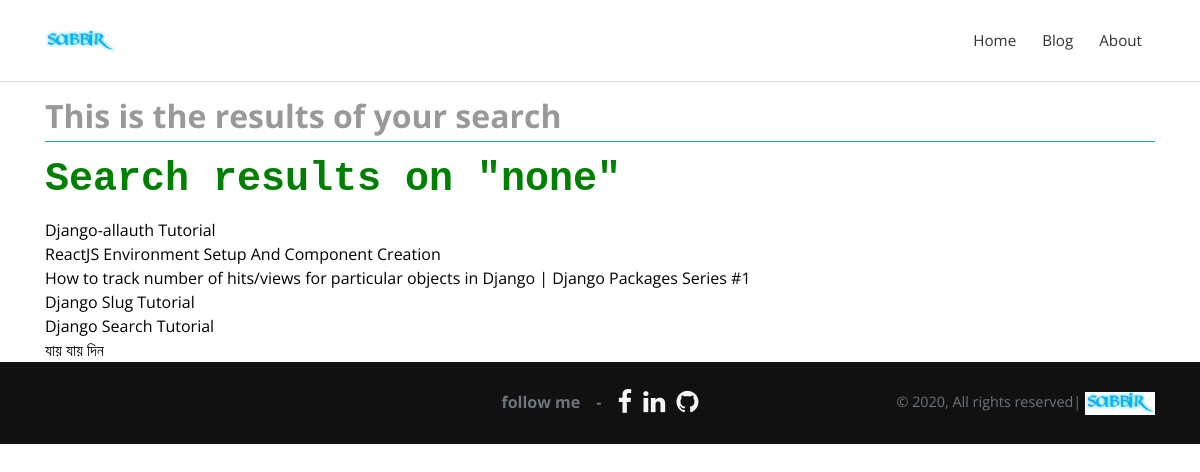
The app's page /search/, older data.
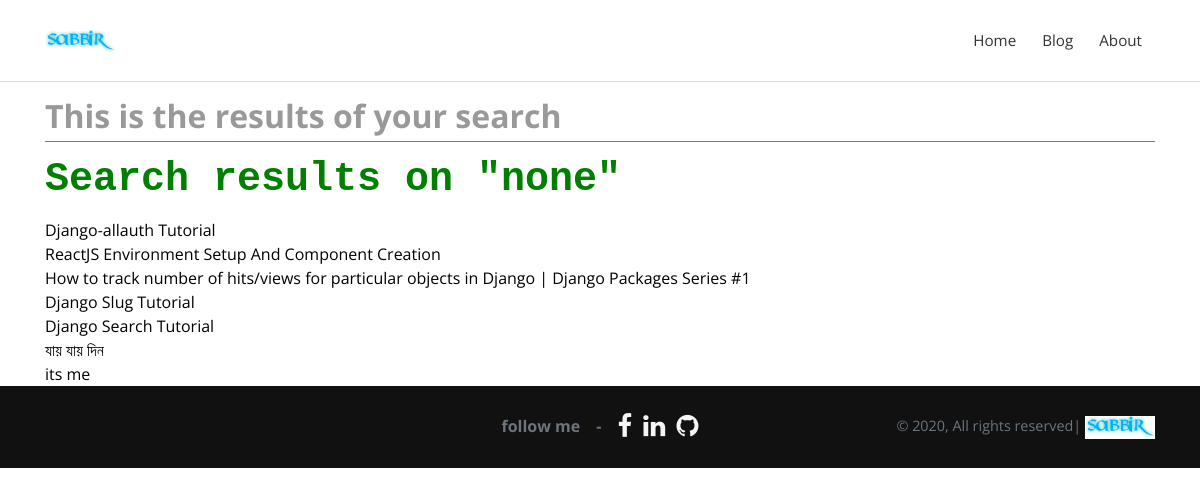
The same page, newer data.
### posts/models.py (models this page shows, shortened)
class Post(models.Model):
    title = models.CharField(max_length=100)
    overview = RichTextUploadingField()
    timestamp = models.DateTimeField(auto_now_add=True)
    comment_count = models.IntegerField(default = 0)
    tags = models.CharField(max_length=60, blank=True, validators=[only_aphabets])
    hit_count = GenericRelation(
                HitCount, object_id_field='object_pk',
                related_query_name='hit_count_generic_relation')
    author = models.ForeignKey(Author, on_delete=models.CASCADE)
    thumbnail = models.ImageField()
    categories = models.ManyToManyField(Category)
    featured = models.BooleanField()
    previous_post = models.ForeignKey(
        'self', related_name='previous', on_delete=models.SET_NULL, blank=True, null=True)
    next_post = models.ForeignKey(
        'self', related_name='next', on_delete=models.SET_NULL, blank=True, null=True)
    def get_absolute_url(self):
        return reverse('post-detail', kwargs={
            'pk': self.pk
        })

### posts/views.py (the view)
# urls.py: path('search/',search,name='search'),
def search(request):
    queryset = Post.objects.all()
    query = request.GET.get('q')
    if query:
        queryset = queryset.filter(
            Q(title__icontains=query) |
            Q(overview__icontains=query)
        ).distinct()
    context = {
        'queryset': queryset,
        'query':query
    }
    return render(request, 'search_results.html', context)

### templates/search_results.html (shortened to what this page needs)
{% extends "base.html" %}
{% load static %}
{% block content %}
<div class="container" >
<h2 class='text-primary mb-3 mt-3 border-info border-bottom border-height-3 pb-2'>This is the results of your search</h2>
<h1 class="mb-3" style='font-family:monospace;color:green;'>Search results on "{{query|lower}}"</h1>
<div class="  " >
{% for post in queryset %}
    <a class="text-decoration-none reset-ancho  " href="{{ post.get_absolute_url }}">{{ post.title }}</a>
    <br />
{% endfor %}
</div>
</div>
{% endblock %}

Row changes from the older to the newer data that the page shows:
added Post: title "its me"
